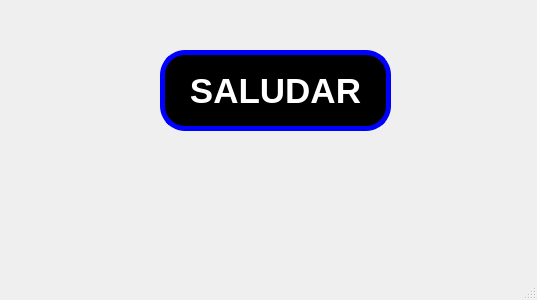
<?xml version="1.0" encoding="UTF-8"?>
<ui version="4.0">
 <class>MainWindow</class>
 <widget class="QMainWindow" name="MainWindow">
  <property name="geometry">
   <rect>
    <x>0</x>
    <y>0</y>
    <width>537</width>
    <height>300</height>
   </rect>
  </property>
  <property name="windowTitle">
   <string>MainWindow</string>
  </property>
  <widget class="QWidget" name="centralwidget">
   <widget class="QPushButton" name="btn_saludar">
    <property name="geometry">
     <rect>
      <x>160</x>
      <y>50</y>
      <width>231</width>
      <height>81</height>
     </rect>
    </property>
    <property name="font">
     <font>
      <pointsize>26</pointsize>
      <bold>true</bold>
     </font>
    </property>
    <property name="styleSheet">
     <string notr="true">background-color: rgb(0, 0, 0);
color: rgb(255, 255, 255);
border-radius:25px;
border: 5px solid blue;</string>
    </property>
    <property name="text">
     <string>SALUDAR</string>
    </property>
   </widget>
  </widget>
  <widget class="QMenuBar" name="menubar">
   <property name="geometry">
    <rect>
     <x>0</x>
     <y>0</y>
     <width>537</width>
     <height>24</height>
    </rect>
   </property>
  </widget>
  <widget class="QStatusBar" name="statusbar"/>
 </widget>
 <resources/>
 <connections/>
</ui>
